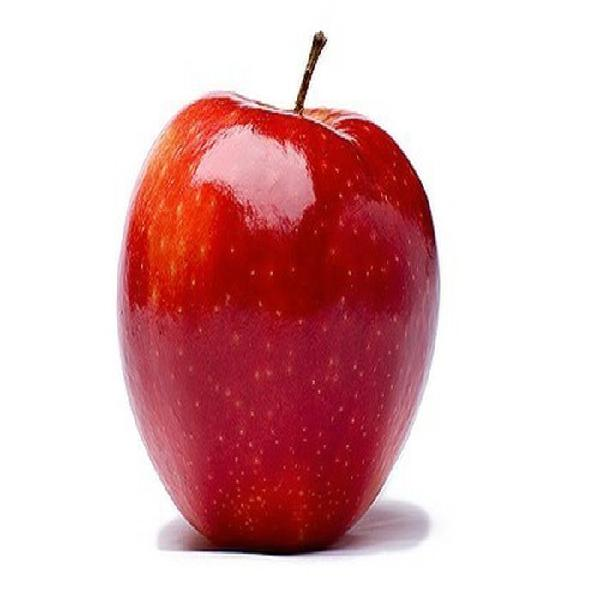
#> input picture opencv_test/apple2.jpg, 600 x 600 px
$ python blend.py
#> lines starting #> are read from the running program, lines starting #| are printed output that depends on the picture
from PIL import Image
# Take two images for blending them together
image1 = Image.open("./apple2.jpg")
#> image1 is the input picture: PIL image 600x600 RGB; mean R, G, B 224.2, 182.3, 184.8
image2 = Image.open("./orange2.jpg")
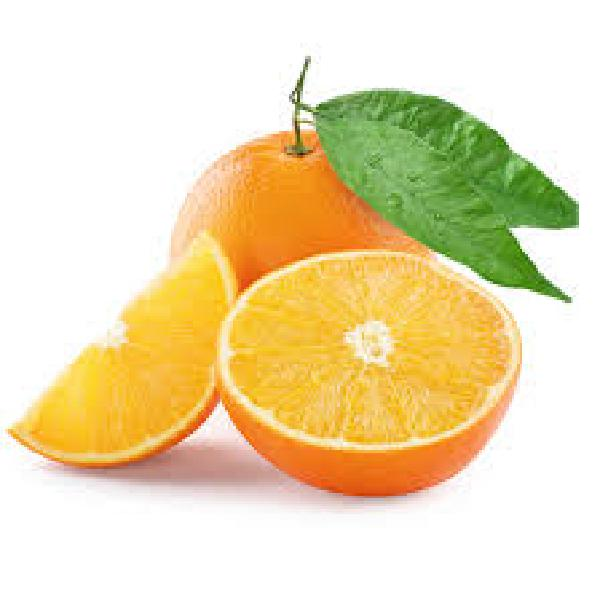
#> input picture opencv_test/orange2.jpg, 600 x 600 px
#> image2 is the input picture: PIL image 600x600 RGB; mean R, G, B 236.7, 221.5, 180.9
# Make sure images got an alpha channel
image5 = image1.convert("RGBA")
image6 = image2.convert("RGBA")
# alpha-blend the images with varying values of alpha
alphaBlended1 = Image.blend(image5, image6, alpha=.2)
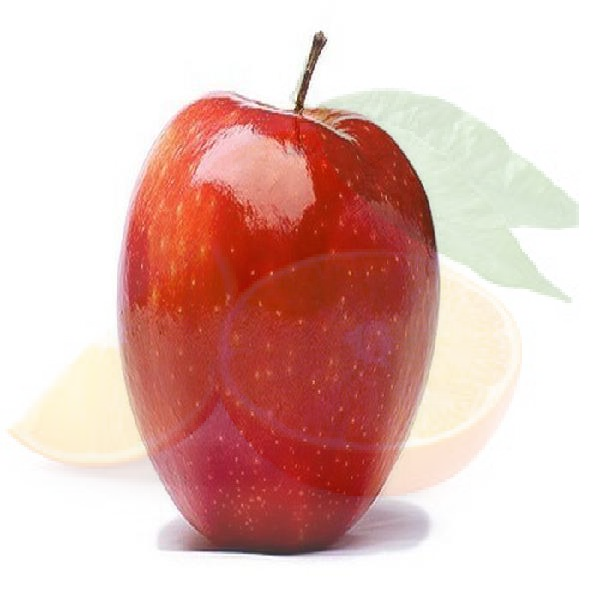
#> alphaBlended1: PIL image 600x600 RGBA; mean R, G, B, A 226.5, 189.9, 183.8, 255
alphaBlended2 = Image.blend(image5, image6, alpha=.8)
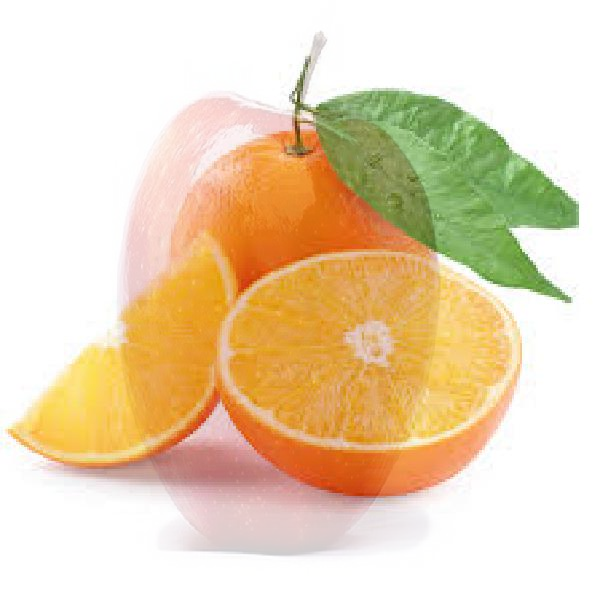
#> alphaBlended2: PIL image 600x600 RGBA; mean R, G, B, A 234, 213.4, 181.5, 255
# Display the alpha-blended images
alphaBlended1.show()
alphaBlended2.show()
